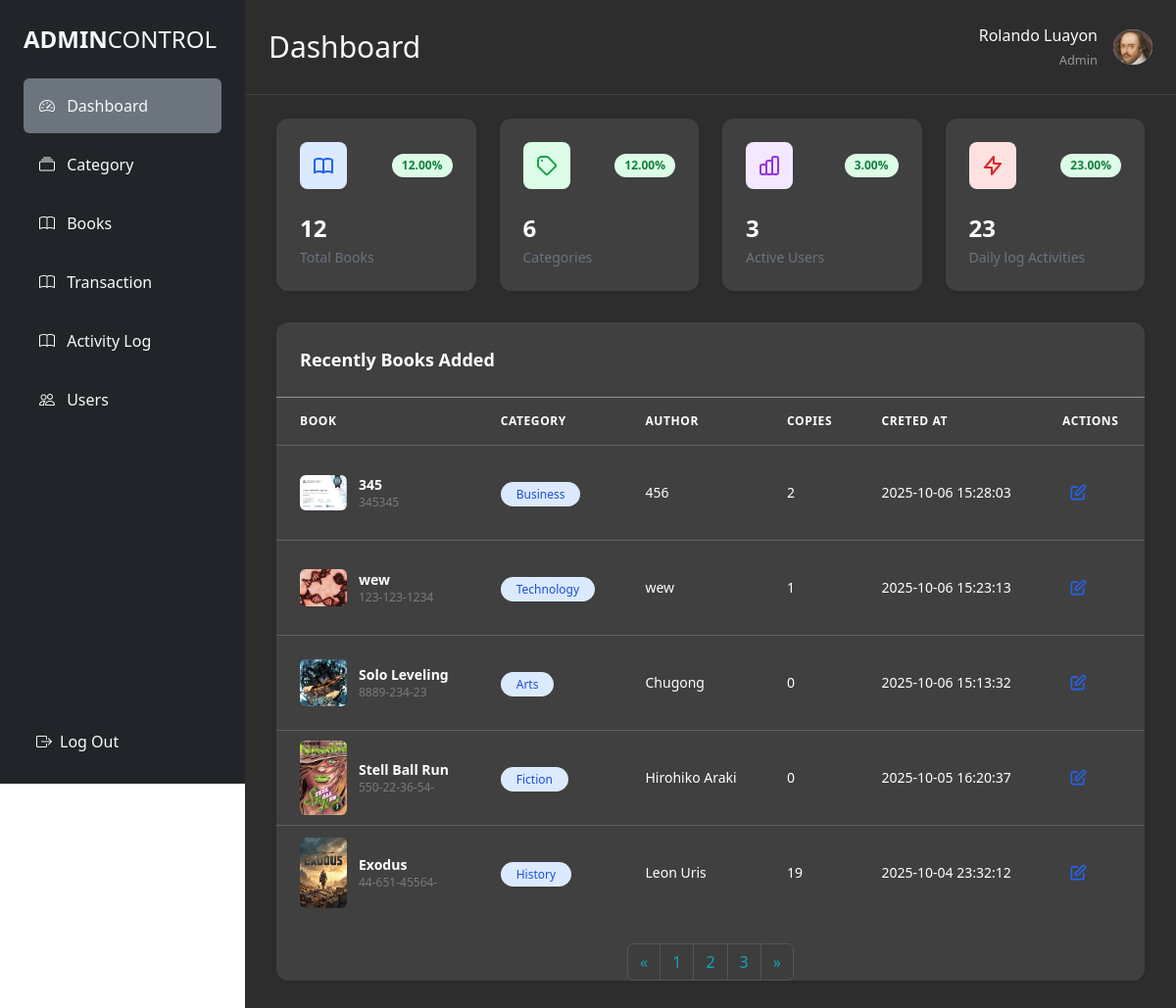
Screenshot of /admin/dashboard-admin.php (signed in) with the database file from the repository.
### tables this page shows
CREATE TABLE `books` (
  `id` int(11) NOT NULL,
  `title` varchar(255) NOT NULL,
  `author` varchar(255) NOT NULL,
  `category` varchar(255) DEFAULT NULL,
  `isbn` varchar(13) NOT NULL,
  `publish_date` date NOT NULL,
  `copies` int(11) NOT NULL,
  `image` varchar(255) DEFAULT NULL,
  `created_at` datetime DEFAULT current_timestamp()
);

### admin/backend/BookController.php (called while the page is built, shortened)
<?php
class Database
{
    private $host = "localhost";
    private $db   = "it6_LMS";
    private $user = "root";
    private $pass = "";
    public $pdo;
    public function __construct()
    {
        try {
            $dsn = "mysql:host={$this->host};dbname={$this->db};charset=utf8";
            $this->pdo = new PDO($dsn, $this->user, $this->pass);
            $this->pdo->setAttribute(PDO::ATTR_ERRMODE, PDO::ERRMODE_EXCEPTION);
        } catch (PDOException $e) {
            die("Database Connection Failed: " . $e->getMessage());
        }
    }
    public function getBooks()
    {
        $sql = "SELECT * FROM books ORDER BY id DESC";
        $stmt = $this->pdo->query($sql);
        return $stmt->fetchAll(PDO::FETCH_ASSOC);
    }
    public function tableBooks($limit = 6, $offset = 0)
    {
        $stmt = $this->pdo->prepare("SELECT * FROM books ORDER BY id DESC LIMIT :limit OFFSET :offset");
        $stmt->bindValue(":limit", (int)$limit, PDO::PARAM_INT);
        $stmt->bindValue(":offset", (int)$offset, PDO::PARAM_INT);
        $stmt->execute();
        return $stmt->fetchAll(PDO::FETCH_ASSOC);
    }
    public function getTotalBooks()
    {
        $stmt = $this->pdo->query("SELECT COUNT(*) as total FROM books");
        return $stmt->fetch(PDO::FETCH_ASSOC)['total'];
    }
}

### auth.php (called while the page is built, shortened)
<?php
class auth
{
  private $conn;
  public function __construct($db)
  {
    $this->conn = $db;
  }
  public function getTotalusers()
  {
    $stmt = $this->conn->query("SELECT COUNT(*) as total FROM users WHERE roles = 'Users'");
    return $stmt->fetch(PDO::FETCH_ASSOC)['total'];
  }
  public function user()
  {
    return [
      'first_name' => $_SESSION['user_first_name'] ?? 'Guest',
      'last_name'  => $_SESSION['user_last_name']  ?? ''
    ];
  }
}

### admin/backend/transactionControll.php (called while the page is built, shortened)
<?php
class Library
{
  private $conn;
  public function __construct($db)
  {
    $this->conn = $db;
  }
  public function getCountcategory()
  {
    $stmt = $this->conn->query("SELECT category, COUNT(*) as count FROM books GROUP BY category");
    $results = $stmt->fetchAll(PDO::FETCH_ASSOC);
    $output = [];
    foreach ($results as $row) {
      $output[$row['category']] = $row['count'];
    }
    return $output;
  }
  public function countActivityLogs()
  {
    $stmt = $this->conn->query("SELECT COUNT(*) as total FROM activity_logs");
    return (int) $stmt->fetch(PDO::FETCH_ASSOC)['total'];
  }
}

### admin/dashboard-admin.php (the view, shortened to what this page needs)
<?php
require '../admin/backend/BookController.php';
require '../admin/backend/transactionControll.php';
require '../auth.php';
$database = new Database();
$library = new Library($database->pdo);
$auth = new auth($database->pdo);
$books = $database->getBooks();
$totalcategory = $library->getCountcategory();
$totalunique = count($totalcategory);
$totalPossibleCategories = 50;
$percentageCategories = ($totalunique / $totalPossibleCategories) * 100;
$totallogs = $library->countActivityLogs();
$totallogstarget = 100;
$percentagelogs = ($totallogs / $totallogstarget) * 100;
$totalusers = $auth->getTotalusers();
$targetusers = 100;
$percentageUsers = ($totalusers / $targetusers) * 100;
$limit = 5;
$page = isset($_GET['page']) ? (int)$_GET['page'] : 1;
$offset = ($page - 1) * $limit;
$totalBooks = $database->getTotalBooks();
$targetbooks = 100;
$percentagebooks = ($totalBooks / $targetbooks) * 100;
$totalPages = ceil($totalBooks / $limit);
$books = $database->tableBooks($limit, $offset);
?>
<!DOCTYPE html>
<html lang="en">
<head>
  <link rel="stylesheet" href="../admin/style.css" />
  <script src="https://cdn.tailwindcss.com"></script>
  <link href="https://cdn.jsdelivr.net/npm/bootstrap@5.3.8/dist/css/bootstrap.min.css" rel="stylesheet">
  <link href="https://cdn.jsdelivr.net/npm/bootstrap-icons@1.10.0/font/bootstrap-icons.css" rel="stylesheet">
</head>
<body>
  <div class="d-flex min-vh-100">
    <?php if (file_exists('Frontend/sidebar.php')) include 'Frontend/sidebar.php'; ?>
    <div class="main-content flex-grow-1">
      <div class="d-flex justify-content-between align-items-center p-4 header-border">
        <div class="d-flex align-items-center">
          <h2 class="text-light mb-0 text-3xl">Dashboard</h2>
        </div>
        <div class="d-flex justify-content-between align-items-center">
          <div class="d-flex align-items-center">
            <div class="d-none d-sm-block text-end me-3">
              <div class="text-light">
                <?php
                $user = $auth->user();
                if ($user && isset($user['first_name'], $user['last_name'])) {
                  echo htmlspecialchars($user['first_name'] . ' ' . $user['last_name']);
                } else {
                  echo 'Guest';
                }
                ?>
              </div>
              <small class="text-white opacity-50">Admin</small>
            </div>
            <img
              src="../image/willan.jpg"
              alt="Profile"
              class="rounded-circle d-none d-sm-block"
              width="40"
              height="40" />
          </div>
        </div>
      </div>
      <main class="flex-1 overflow-y-auto">
        <div class="px-8 py-6">
          <div class="grid grid-cols-1 md:grid-cols-2 lg:grid-cols-4 gap-6 mb-8">
            <div class="stat-card bg-[#404040] rounded-xl shadow-sm p-6">
              <div class="flex items-center justify-between mb-4">
                <div class="w-12 h-12 bg-blue-100 rounded-lg flex items-center justify-center">
                </div>
                <span class="badge px-2.5 py-1 bg-green-100 text-green-700 text-xs font-semibold rounded-full"><?php echo number_format($percentagebooks, 2) . "%"; ?></span>
              </div>
              <p class="text-2xl font-bold text-white mb-1"><?php echo $totalBooks ?></p>
              <p class="text-sm text-gray-500 font-medium">Total Books</p>
            </div>
            <div class="stat-card bg-[#404040] rounded-xl shadow-sm  p-6">
              <div class="flex items-center justify-between mb-4">
                <div class="w-12 h-12 bg-green-100 rounded-lg flex items-center justify-center">
                  <svg class="w-6 h-6 text-green-600" fill="none" stroke="currentColor" viewBox="0 0 24 24">
                    <path stroke-linecap="round" stroke-linejoin="round" stroke-width="2" d="M7 7h.01M7 3h5c.512 0 1.024.195 1.414.586l7 7a2 2 0 010 2.828l-7 7a2 2 0 01-2.828 0l-7-7A1.994 1.994 0 013 12V7a4 4 0 014-4z"></path>
                  </svg>
                </div>
                <span class="badge px-2.5 py-1 bg-green-100 text-green-700 text-xs font-semibold rounded-full"><?php echo number_format($percentageCategories, 2) . "%"; ?></span>
              </div>
              <p class="text-2xl font-bold text-white mb-1"><?php echo $totalunique ?></p>
              <p class="text-sm text-gray-500 font-medium">Categories</p>
            </div>
            <div class="stat-card bg-[#404040] rounded-xl shadow-sm  p-6">
              <div class="flex items-center justify-between mb-4">
                <div class="w-12 h-12 bg-purple-100 rounded-lg flex items-center justify-center">
                </div>
                <span class="badge px-2.5 py-1 bg-green-100 text-green-700 text-xs font-semibold rounded-full"><?php echo number_format($percentageUsers, 2) . "%"; ?></span>
              </div>
              <p class="text-2xl font-bold text-white mb-1"><?php echo $totalusers ?></p>
              <p class="text-sm text-gray-500 font-medium">Active Users</p>
            </div>
            <div class="stat-card bg-[#404040] rounded-xl shadow-sm p-6">
              <div class="flex items-center justify-between mb-4">
                <div class="w-12 h-12 bg-red-100 rounded-lg flex items-center justify-center">
                  <svg class="w-6 h-6 text-red-600" fill="none" stroke="currentColor" viewBox="0 0 24 24">
                    <path stroke-linecap="round" stroke-linejoin="round" stroke-width="2" d="M13 10V3L4 14h7v7l9-11h-7z"></path>
                  </svg>
                </div>
                <span class="badge px-2.5 py-1 bg-green-100 text-green-700 text-xs font-semibold rounded-full"><?php echo number_format($percentagelogs, 2) . "%"; ?></span>
              </div>
              <p class="text-2xl font-bold text-white mb-1"><?php echo $totallogs ?></p>
              <p class="text-sm text-gray-500 font-medium">Daily log Activities</p>
            </div>
          </div>
          <div class="bg-[#404040] rounded-xl shadow-sm ">
            <div class="px-6 py-4 border-b border-gray-200 border-opacity-50">
              <div class="flex items-center justify-between">
                <h3 class="text-lg font-semibold text-white">Recently Books Added</h3>
              </div>
            </div>
            <div class="overflow-x-auto">
              <table class="w-full">
                <thead class="bg-[#404040] border-b border-gray-200 border-opacity-20 text-white">
                  <tr>
                    <th class="px-6 py-3 text-left text-xs font-semibold uppercase tracking-wider">Book</th>
                    <th class="px-6 py-3 text-left text-xs font-semibold uppercase tracking-wider">Category</th>
                    <th class="px-6 py-3 text-left text-xs font-semibold uppercase tracking-wider">Author</th>
                    <th class="px-6 py-3 text-left text-xs font-semibold uppercase tracking-wider">Copies</th>
                    <th class="px-6 py-3 text-left text-xs font-semibold uppercase tracking-wider">Creted At</th>
                    <th class="px-6 py-3 text-left text-xs font-semibold uppercase tracking-wider">Actions</th>
                  </tr>
                </thead>
                <tbody class="divide-y divide-gray-200 divide-opacity-20">
                  <?php foreach ($books as $book): ?>
                    <tr class="table-row hover:bg-gray-700">
                      <td class="px-6 py-3">
                        <div class="flex items-center space-x-3">
                          <div class="w-12 h-16  rounded flex-shrink-0 flex items-center justify-center text-white text-xs font-bold">
                            <img src="<?= $book['image'] ?: '../image/default.jpg' ?>"
                              alt="<?= htmlspecialchars($book['title']) ?>"
                              class="rounded"
                              width="80" height="80" />
                          </div>
                          <div>
                            <p class="text-sm font-semibold text-white"><?= htmlspecialchars($book['title']) ?></p>
                            <p class="text-xs text-white opacity-30"><?= htmlspecialchars($book['isbn']) ?></p>
                          </div>
                        </div>
                      </td>
                      <td class="px-6 py-4">
                        <span class="px-3 py-1 bg-blue-100 text-blue-700 text-xs font-medium rounded-full"><?= htmlspecialchars($book['category']) ?></span>
                      </td>
                      <td class="px-6 py-4 text-sm text-white"><?= htmlspecialchars($book['author']) ?></td>
                      <td class="px-6 py-4 text-sm text-white"><?= htmlspecialchars($book['copies']) ?></td>
                      <td class="px-6 py-4 text-sm text-white"><?= htmlspecialchars($book['created_at']) ?></td>
                      <td class="px-6 py-4">
                        <div class="flex items-center space-x-2">
                          <button class="p-1.5 text-blue-600 hover:bg-blue-50 rounded-lg editBtn" title="Edit"
                            data-id="<?= $book['id'] ?>"
                            data-title="<?= htmlspecialchars($book['title']) ?>"
                            data-author="<?= htmlspecialchars($book['author']) ?>"
                            data-isbn="<?= htmlspecialchars($book['isbn']) ?>"
                            data-publish_date="<?= htmlspecialchars($book['publish_date']) ?>"
                            data-copies="<?= htmlspecialchars($book['copies']) ?>"
                            data-image="<?= $book['image'] ?>">
                            <svg class="w-5 h-5" fill="none" stroke="currentColor" viewBox="0 0 24 24">
                              <path stroke-linecap="round" stroke-linejoin="round" stroke-width="2" d="M11 5H6a2 2 0 00-2 2v11a2 2 0 002 2h11a2 2 0 002-2v-5m-1.414-9.414a2 2 0 112.828 2.828L11.828 15H9v-2.828l8.586-8.586z"></path>
                            </svg>
                          </button>
                        </div>
                      </td>
                    </tr>
                  <?php endforeach; ?>
                </tbody>
              </table>
            </div>
            <div class="d-flex justify-content-center my-4">
              <nav aria-label="Book pagination">
                <ul class="pagination">
                  <li class="page-item <?php if ($page <= 1) echo 'disabled'; ?>">
                    <a class="page-link" href="?page=<?php echo $page - 1; ?>" aria-label="Previous">
                      &laquo;
                    </a>
                  </li>
                  <?php for ($i = 1; $i <= $totalPages; $i++): ?>
                    <li class="page-item <?php if ($i == $page) echo 'active'; ?>">
                      <a class="page-link" href="?page=<?php echo $i; ?>"><?php echo $i; ?></a>
                    </li>
                  <?php endfor; ?>
                  <li class="page-item <?php if ($page >= $totalPages) echo 'disabled'; ?>">
                    <a class="page-link" href="?page=<?php echo $page + 1; ?>" aria-label="Next">
                      &raquo;
                    </a>
                  </li>
                </ul>
              </nav>
            </div>
          </div>
        </div>
      </main>
</body>
</html>

### admin/style.css (style rules this page uses)
body { background-color: #1a1a1a; color: #fff; }
.main-content { background-color: #2d2d2d; flex: 1; }
.page-link { background-color: #3d3d3d !important; border-color: #555 !important; color: #17a2b8 !important; }
.header-border { border-bottom: 1px solid #404040 !important; }
@media (min-width: 769px) { .main-content { margin-left: 250px !important; width: calc(100% - 250px) !important; } }

### rows the page displays
books: image (picture), title "345", isbn "345345", category "Business", author "456", copies "2", created_at "2025-10-06 15:28:03"
books: image (picture), title "wew", isbn "123-123-1234", category "Technology", author "wew", copies "1", created_at "2025-10-06 15:23:13"
books: image (picture), title "Solo Leveling", isbn "8889-234-23", category "Arts", author "Chugong", copies "0", created_at "2025-10-06 15:13:32"
books: image (picture), title "Stell Ball Run", isbn "550-22-36-54-", category "Fiction", author "Hirohiko Araki", copies "0", created_at "2025-10-05 16:20:37"
books: image (picture), title "Exodus", isbn "44-651-45564-", category "History", author "Leon Uris", copies "19", created_at "2025-10-04 23:32:12"

### other values shown
$user['first_name'] . ' ' . $user['last_name'] "Rolando Luayon"
$percentagebooks "12.00"
$totalBooks "12"
$percentageCategories "12.00"
$totalunique "6"
$percentageUsers "3.00"
$totalusers "3"
$percentagelogs "23.00"
$totallogs "23"
